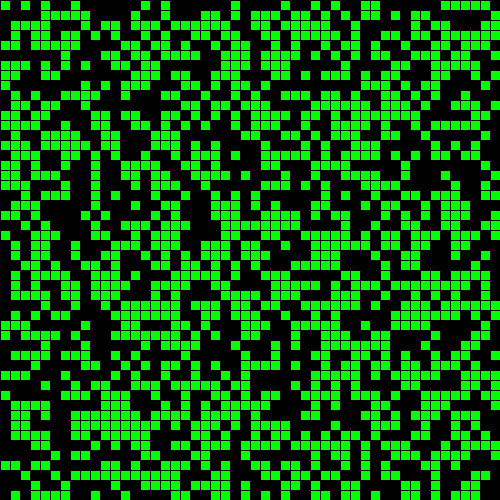
Frame 1 (no input)
Frame 60 (the mouse pressed at the canvas centre just before this capture): identical to frame 1, image omitted
Frame 120 (the mouse held since frame 60 and released just before this capture): identical to frame 1, image omitted

The Processing sketch that drew this single still picture (run headless with seeded random() and noise(); from frame 60 on, the mouse is pressed at the canvas centre):

// Processing sketch: life1
// ── life1.pde
void setup()
{
  size(500, 500);
  cellSize = width / (float) size;
  randomise();
}

int countLiveCellsAround(int row, int col)
{
  int count = 0;
  
  if (row > 0 && col > 0 && current[row -1][col -1])
  {
    count ++;
  }
  if (row > 0 && current[row-1][col])
  {
    count ++;
  }
  if (row > 0 && col < size - 1 && current[row-1][col + 1])
  {
    count ++;
  }
  
  return count;
}

void render()
{
  stroke(0);
  fill(0, 255, 0);
  for(int row = 0 ; row < size ; row ++)
  {
    for(int col = 0 ; col < size ; col ++)
    {
      float x = col * cellSize;
      float y = row * cellSize;
      if (current[row][col])
      {
        rect(x, y, cellSize, cellSize);
      }
    }
  }
}

void randomise()
{
  for(int row = 0 ; row < size ; row ++)
  {
    for(int col = 0 ; col < size ; col ++)
    {
      int dice = (int) random(0, 2);
      current[row][col] = (dice == 1);      
    }
  }
}

int size = 50;
boolean[][] current = new boolean[size][size];
boolean[][] next = new boolean[size][size];
float cellSize;

void draw()
{
  background(0);
  render();
}
